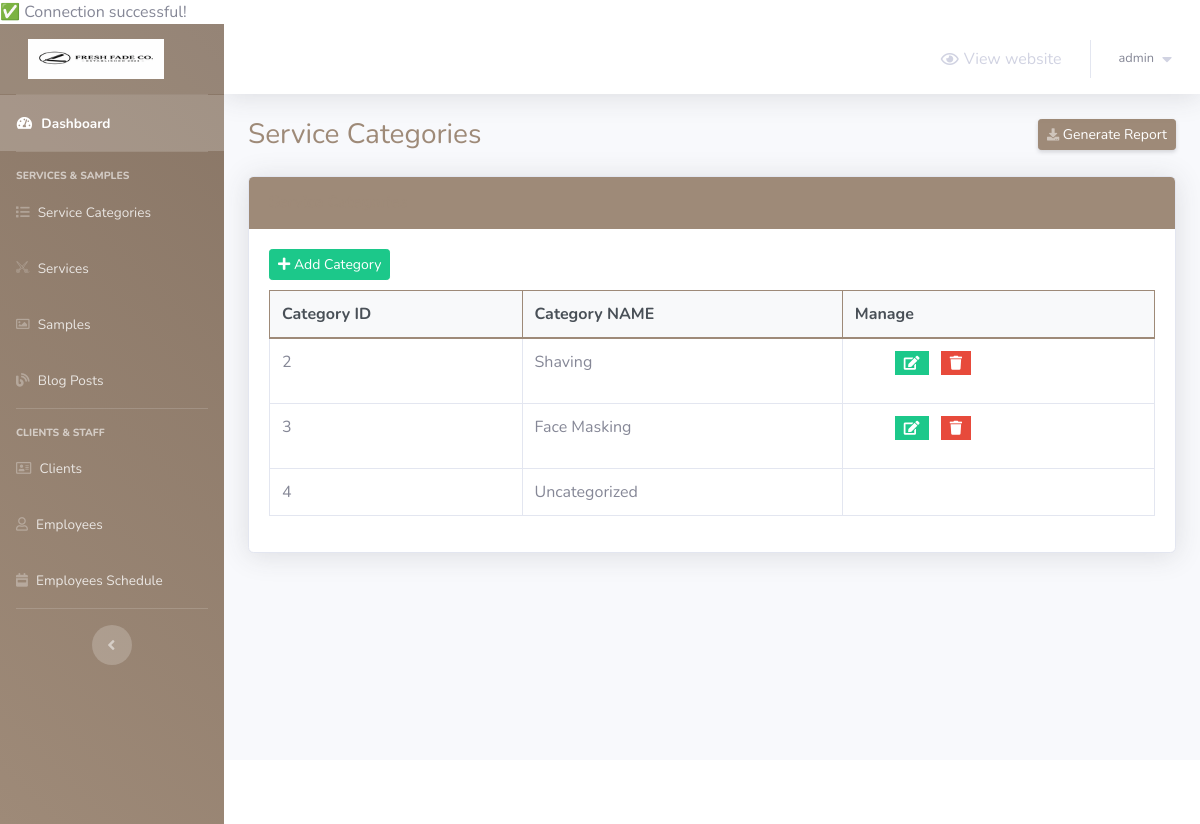
The app's page /barber-admin/service-categories.php (signed in) with its own data.
### tables this page shows
CREATE TABLE `service_categories` (
  `category_id` int(2) NOT NULL,
  `category_name` varchar(50) NOT NULL
);

### barber-admin/service-categories.php (the view, shortened to what this page needs)
<?php
    include 'connect.php';
    include 'Includes/templates/header.php';
    if(isset($_SESSION['username_barbershop_Xw211qAAsq4']) && isset($_SESSION['password_barbershop_Xw211qAAsq4']))
    {
?>
        <div class="container-fluid">
            <div class="d-sm-flex align-items-center justify-content-between mb-4">
                <h1 class="h3 mb-0 text-gray-800">Service Categories</h1>
                <a href="#" class="d-none d-sm-inline-block btn btn-sm btn-primary shadow-sm">
                    <i class="fas fa-download fa-sm text-white-50"></i>
                    Generate Report
                </a>
            </div>
            <?php
                $stmt = $con->prepare("SELECT * FROM service_categories");
                $stmt->execute();
                $rows_categories = $stmt->fetchAll();
            ?>
            <div class="card shadow mb-4">
                <div class="card-header py-3">
                    <h6 class="m-0 font-weight-bold text-primary">Service Categories</h6>
                </div>
                <div class="card-body">
                    <button class="btn btn-success btn-sm" style="margin-bottom: 10px;" type="button" data-toggle="modal" data-target="#add_new_category" data-placement="top">
                        <i class="fa fa-plus"></i>
                        Add Category
                    </button>
                    <div class="table-responsive">
                        <table class="table table-bordered" id="dataTable" width="100%" cellspacing="0">
                            <thead>
                                <tr>
                                    <th>Category ID</th>
                                    <th>Category NAME</th>
                                    <th>Manage</th>
                                </tr>
                            </thead>
                            <tbody>
                                <?php
                                foreach($rows_categories as $category)
                                {
                                    echo "<tr>";
                                        echo "<td>";
                                            echo $category['category_id'];
                                        echo "</td>";
                                        echo "<td>";
                                            echo $category['category_name'];
                                        echo "</td>";
                                        echo "<td>";
                                            if(strtolower($category["category_name"]) != "uncategorized")
                                            {
                                                $delete_data = "delete_".$category["category_id"];
                                                $edit_data = "edit_".$category["category_id"];
                                            ?>
                                            <ul>
                                                <li class="list-inline-item" data-toggle="tooltip" title="Edit">
                                                    <button class="btn btn-success btn-sm rounded-0" type="button" data-toggle="modal" data-target="#<?php echo $edit_data; ?>" data-placement="top"><i class="fa fa-edit"></i></button>
                                                </li>
                                                <li class="list-inline-item" data-toggle="tooltip" title="Delete">
                                                    <button class="btn btn-danger btn-sm rounded-0" type="button" data-toggle="modal" data-target="#<?php echo $delete_data; ?>" data-placement="top"><i class="fa fa-trash"></i></button>
                                                </li>
                                            </ul>
                                            <?php
                                            }
                                        echo "</td>";
                                    echo "</tr>";
                                }
                            ?>
                            </tbody>
                        </table>
                    </div>
                </div>
            </div>
        </div>
<?php
        include 'Includes/templates/footer.php';
    }
    else
    {
        header('Location: login.php');
        exit();
    }
?>

### barber-admin/Includes/templates/header.php (style rules this page uses)
.card-header { background-color: #9e8a78 !important; border-color: #9e8a78 !important; color: #ffffff !important; }
.btn-primary { background-color: #9e8a78 !important; border-color: #9e8a78 !important; }
.text-primary { color: #9e8a78 !important; }
.table thead th { background-color: #f8f9fa !important; border-color: #9e8a78 !important; color: #495057 !important; }
.h3.text-gray-800 { color: #9e8a78 !important; }

### records on screen
service_categories: category_id "2", category_name "Shaving"
service_categories: category_id "3", category_name "Face Masking"
service_categories: category_id "4", category_name "Uncategorized"

### other values on screen
$_SESSION['username_barbershop_Xw211qAAsq4'] "admin"
